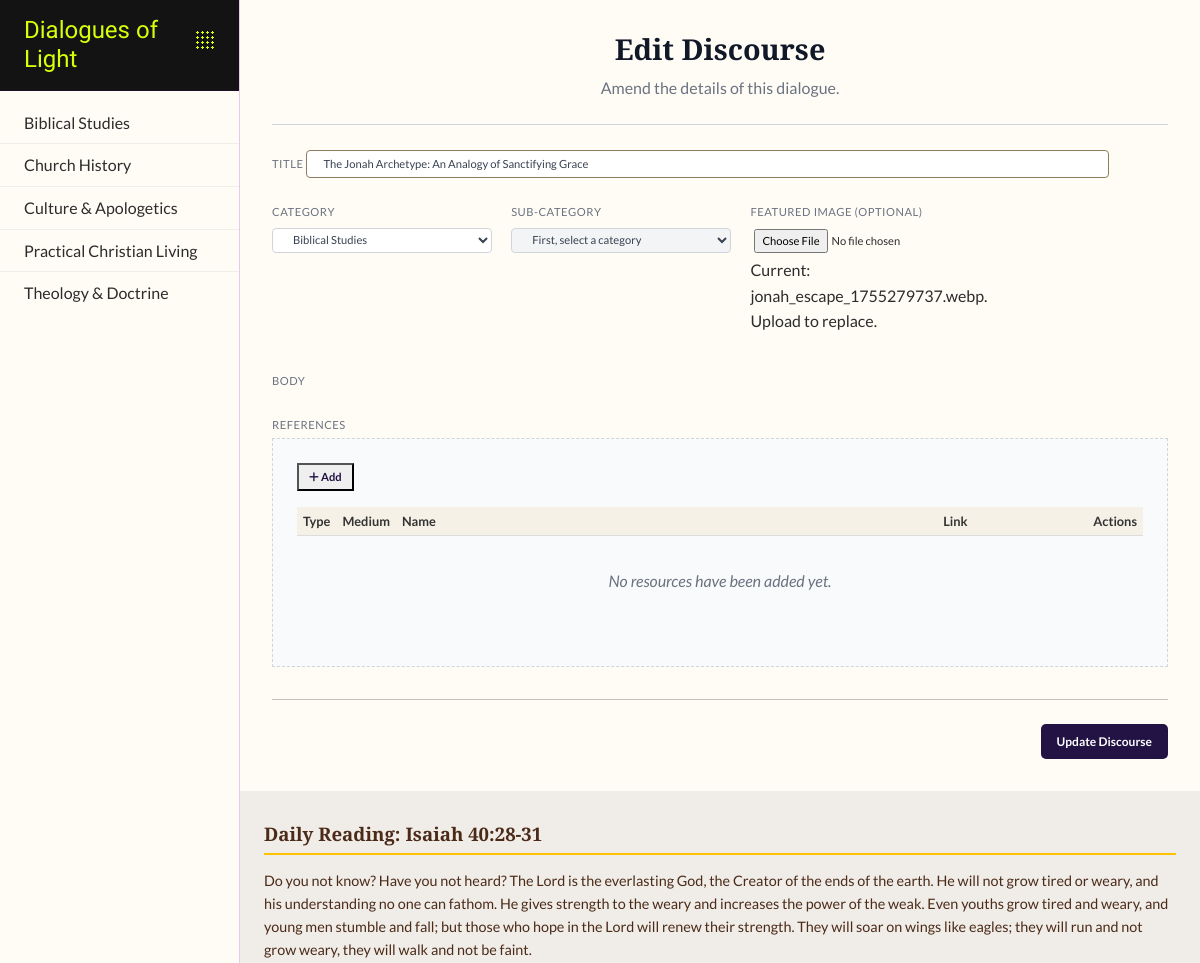
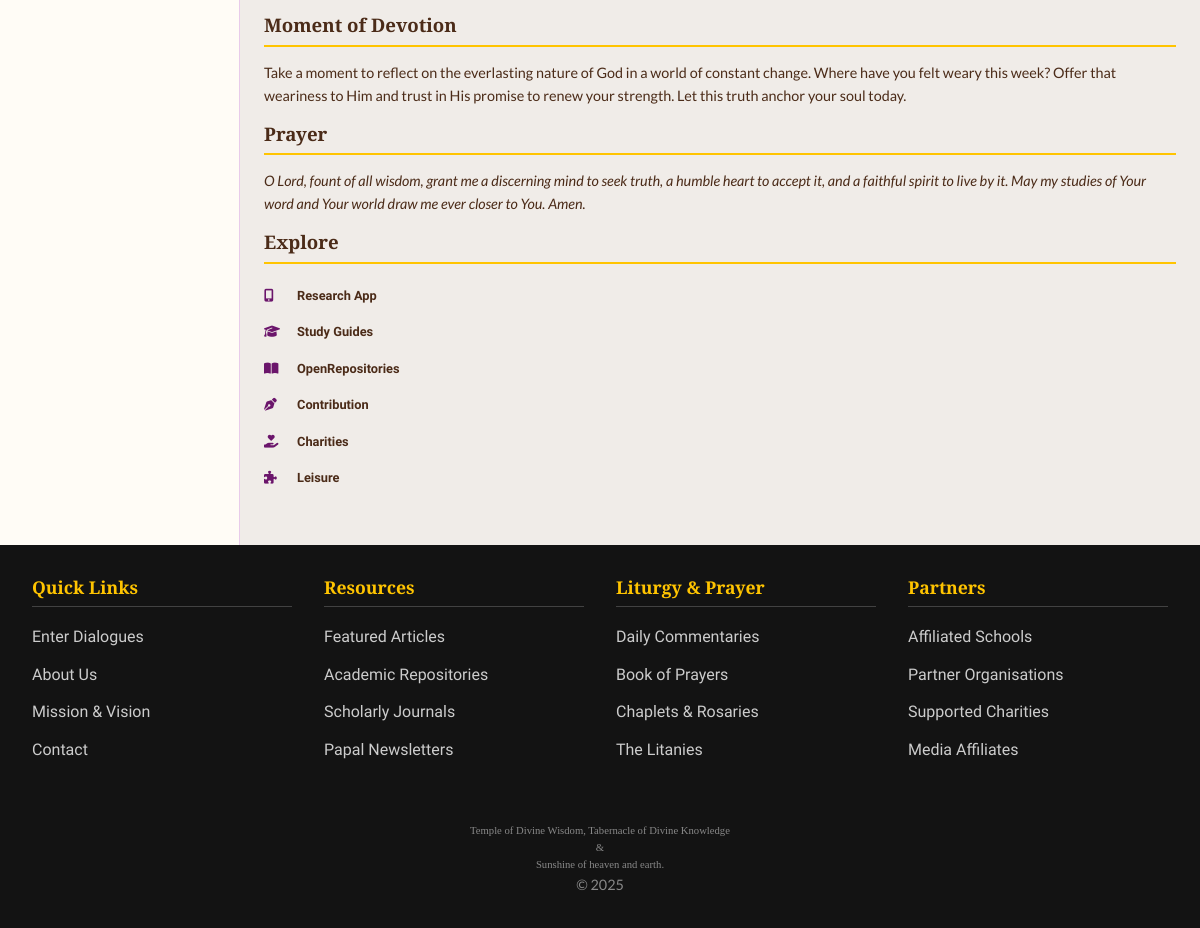
The app's page /discourse/edit/8 (signed in) with its own data (2 pictures, top to bottom).
### app/dol_db/models.py (models this page shows, shortened)
class Category(db.Model):
    __tablename__ = 'categories'
    id = db.Column(db.Integer, primary_key=True)
    name = db.Column(db.String(100), unique=True, nullable=False)
    subcategories = db.relationship('SubCategory', back_populates='category', lazy=True, cascade="all, delete-orphan")

class DiscourseBlog(db.Model):
    __tablename__ = 'discourse_blogs'
    id = db.Column(db.Integer, primary_key=True)
    user_id = db.Column(db.Integer, db.ForeignKey('users.id'), nullable=False)
    subcategory_id = db.Column(db.Integer, db.ForeignKey('subcategories.id'), nullable=False)
    reference = db.Column(db.String(50), unique=True, nullable=False, index=True)
    title = db.Column(db.String(255), nullable=False)
    body = db.Column(db.Text, nullable=False)
    date_posted = db.Column(db.DateTime, default=datetime.utcnow, index=True)
    is_approved = db.Column(db.Boolean, default=False, nullable=False)
    featured_image = db.Column(db.String(255), nullable=True)
    author = db.relationship('User', back_populates='discourses')
    resources = db.relationship('Resource', back_populates='discourse', lazy='joined', cascade="all, delete-orphan")
    comments = db.relationship('DiscourseComment', back_populates='discourse', lazy='dynamic', cascade="all, delete-orphan")
    subcategory = db.relationship('SubCategory', back_populates='discourses')

class SubCategory(db.Model):
    __tablename__ = 'subcategories'
    id = db.Column(db.Integer, primary_key=True)
    name = db.Column(db.String(100), nullable=False)
    category_id = db.Column(db.Integer, db.ForeignKey('categories.id'), nullable=False)
    category = db.relationship('Category', back_populates='subcategories')
    discourses = db.relationship('DiscourseBlog', back_populates='subcategory', lazy='dynamic')
    __table_args__ = (db.UniqueConstraint('name', 'category_id', name='_name_category_uc'),)

### app/dol_discourse/disc_routes.py (the view)
@discourse_bp.route('/edit/<int:discourse_id>', methods=['GET'])
@login_required
def edit_discourse(discourse_id):
    discourse = DiscourseBlog.query.options(
        joinedload(DiscourseBlog.resources),
        joinedload(DiscourseBlog.subcategory)
    ).get_or_404(discourse_id)
    is_author = discourse.user_id == current_user.id
    is_privileged = current_user.has_role('Admin') or current_user.has_role('Editor')
    if not is_author and not is_privileged:
        abort(403) # Forbidden
    discourse_data_for_js = {
        "id": discourse.id,
        "body": discourse.body,
        "subcategory_id": discourse.subcategory_id,
        "resources": [
            {
                "name": r.name,
                "type": r.type.name,    # Pass the Enum member NAME
                "medium": r.medium.name, # Pass the Enum member NAME
                "link": r.link,
            } for r in discourse.resources
        ]
    }
    all_categories = Category.query.order_by(Category.name).all()
    return render_template(
        'discourse.html',
        categories=all_categories,
        discourse=discourse, # Pass the full object for template logic
        discourse_data_for_js=json.dumps(discourse_data_for_js) # Pass JSON for JS
    )

### app/dol_discourse/templates/discourse/discourse.html (shortened to what this page needs)
{% extends "layout.html" %}
{% block head_extensions %}
    <link rel="stylesheet" href="{{ url_for('discourse.static', filename='discourse.css') }}">
    <link href="https://cdn.jsdelivr.net/npm/quill@2.0.3/dist/quill.snow.css" rel="stylesheet">
{% endblock %}
{% block content %}
<div class="editor-container-full-width">
    <div class="editor-header">
        <h3>{% if discourse %}Edit Discourse{% else %}Discourse Editor{% endif %}</h3>
        <p>{% if discourse %}Amend the details of this dialogue.{% else %}Craft and contribute a new dialogue for the community.{% endif %}</p>
    </div>
    <form id="discourse-editor-form"
          {% if discourse_data_for_js %}
          data-discourse-json="{{ discourse_data_for_js }}"
          {% endif %}>
        <div class="metadata-row">
            <div class="form-group-sm form-col-12">
                <label for="discourse-title-input">Title</label>
                <input type="text" id="discourse-title-input" name="title" required value="{{ discourse.title if discourse else '' }}">
            </div>
            <div class="form-group-sm form-col-2">
                <label for="discourse-category-select">Category</label>
                <select id="discourse-category-select" name="category" required>
                    {% for category in categories %}
                        <option value="{{ category.id }}" {% if discourse and discourse.subcategory.category_id == category.id %}selected{% endif %}>
                            {{ category.name }}
                        </option>
                    {% endfor %}
                </select>
            </div>
            <div class="form-group-sm form-col-2">
                <label for="discourse-subcategory-select">Sub-Category</label>
                <select id="discourse-subcategory-select" name="subcategory_id" required disabled>
                    <option value="">First, select a category</option>
                </select>
            </div>
            <div class="form-group-sm form-col-2">
                <label for="featured-image-input">Featured Image (Optional)</label>
                <input type="file" id="featured-image-input" name="featured_image" accept="image/jpeg, image/png, image/webp">
                {% if discourse and discourse.featured_image %}
                    <p class="current-image-info">Current: {{ discourse.featured_image }}. Upload to replace.</p>
                {% endif %}
            </div>
        </div>
        <div class="form-group-sm">
            <label for="editor-target-div">Body</label>
        </div>
        {% if current_user.is_authenticated and (current_user.has_role('Admin') or current_user.has_role('Editor') or current_user.has_role('Writer')) %}
         <div class="form-group-sm">
        <label for="editor-target-div">References</label>
            <div class="resources-staging-area">
                <div class="section-header-with-button">
                    <button type="button" class="btn-add-resource" data-modal-target="add-resource-modal">
                        <i class="fas fa-plus"></i> Add
                    </button>
                </div>
                <div class="resources-table-container">
                    <table id="resources-table">
                        <thead>
                            <tr>
                                <th>Type</th>
                                <th>Medium</th>
                                <th>Name</th>
                                <th>Link</th>
                                <th>Actions</th>
                            </tr>
                        </thead>
                    </table>
                    <p id="no-resources-message">No resources have been added yet.</p>
                </div>
            </div>
        </div>
        {% else %}
            <p class="form-warning">You must be logged in as an Admin, Editor, or Writer to add resources.</p>
        {% endif %}
        <div class="form-footer">
            <button type="submit" class="btn-submit">{% if discourse %}Update Discourse{% else %}Save Discourse{% endif %}</button>
        </div>
    </form>
</div>
{% endblock %}

### app/templates/layout.html (shortened to what this page needs)
<!DOCTYPE html>
<html lang="en">
<head>
    <link rel="stylesheet" href="https://cdnjs.cloudflare.com/ajax/libs/font-awesome/6.4.0/css/all.min.css">
    <link rel="stylesheet" href="{{ url_for('static', filename='css/bootstrap.min.css') }}">
    <link rel="stylesheet" href="{{ url_for('static', filename='css/bootstrap-icons.css') }}">
    <link rel="stylesheet" href="{{ url_for('static', filename='css/style.css') }}">
    {% block head_extensions %}{% endblock %}
</head>
<body>
    <div class="site-grid">
        <nav class="main-nav " id="main-nav">
            <div class="logo-dropdown" >
                <div class="logo">
                    <a href="{{ url_for('main.splash') }}">
                        <h1>Dialogues of Light</h1>
                    </a>
                </div>
                <div class="header-accent-dots" id="logo-dropdown-trigger"></div>
            </div>
            <ul>
                {% for category in sidebar_data %}
                <li>
                    <a href="#" class="main-topic-link" data-topic-id="{{ category.id }}">
                        <span>{{ category.name }}</span>
                    </a>
                </li>
                {% endfor %}
            </ul>
        </nav>
        <main class="main-content">
            {% block content %}{% endblock %}
        </main>
        <aside class="right-sidebar">
            <div class="daily-content">
                <section id="daily-reading">
                    <h4>{{ daily_data.get('reading', {}).get('title', 'Daily Reading') }}</h4>
                    <p>{{ daily_data.get('reading', {}).get('body', 'Content unavailable.') }}</p>
                </section>
                <section id="daily-devotion">
                    <h4>{{ daily_data.get('devotion', {}).get('title', 'Moment of Devotion') }}</h4>
                    <p>{{ daily_data.get('devotion', {}).get('body', 'Content unavailable.') }}</p>
                </section>
                <section id="daily-prayer">
                    <h4>{{ daily_data.get('prayer', {}).get('title', 'Prayer') }}</h4>
                    <p><em>{{ daily_data.get('prayer', {}).get('body', 'Content unavailable.') }}</em></p>
                </section>
            </div>
            <div class="sidebar-links">
                <h4>Explore</h4>
                <ul>
                    <li><a href="#"><i class="fas fa-mobile-alt"></i> Research App</a></li>
                    <li><a href="#"><i class="fas fa-graduation-cap"></i> Study Guides</a></li>
                    <li><a href="#"><i class="fas fa-book-open"></i> OpenRepositories</a></li>
                    <li><a href="#"><i class="fas fa-pen-nib"></i> Contribution</a></li>
                    <li><a href="#"><i class="fas fa-hand-holding-heart"></i> Charities</a></li>
                    <li><a href="#"><i class="fas fa-puzzle-piece"></i> Leisure</a></li>
                </ul>
            </div>
        </aside>
    </div>
    <footer class="site-footer">
        <div class="footer-container">
            <div class="footer-column">
                <h4>Quick Links</h4>
                <ul>
                    <li><a href="{{ url_for('discourse.dialogues') }}">Enter Dialogues</a></li>
                    <li><a href="#">About Us</a></li>
                    <li><a href="#">Mission & Vision</a></li>
                    <li><a href="#">Contact</a></li>
                </ul>
            </div>
            <div class="footer-column">
                <h4>Resources</h4>
                <ul>
                    <li><a href="#">Featured Articles</a></li>
                    <li><a href="#">Academic Repositories</a></li>
                    <li><a href="#">Scholarly Journals</a></li>
                    <li><a href="#">Papal Newsletters</a></li>
                </ul>
            </div>
            <div class="footer-column">
                <h4>Liturgy & Prayer</h4>
                <ul>
                    <li><a href="#">Daily Commentaries</a></li>
                    <li><a href="#">Book of Prayers</a></li>
                    <li><a href="#">Chaplets & Rosaries</a></li>
                    <li><a href="#">The Litanies</a></li>
                </ul>
            </div>
            <div class="footer-column">
                <h4>Partners</h4>
                <ul>
                    <li><a href="#">Affiliated Schools</a></li>
                    <li><a href="#">Partner Organisations</a></li>
                    <li><a href="#">Supported Charities</a></li>
                    <li><a href="#">Media Affiliates</a></li>
                </ul>
            </div>
        </div>
        <div class="footer-bottom">
            <p class="tight-p">Temple of Divine Wisdom, Tabernacle of Divine Knowledge</p>
            <p class="tight-p">&</p>
            <p class="tight-p">Sunshine of heaven and earth.</p>
            <p>© {{ now().year }} </p>
        </div>
    </footer>
</body>
</html>

### records on screen
Category: name "Biblical Studies"
Category: name "Church History"
Category: name "Culture & Apologetics"
Category: name "Practical Christian Living"
Category: name "Theology & Doctrine"
DiscourseBlog: title "The Jonah Archetype: An Analogy of Sanctifying Grace", featured_image "jonah_escape_1755279737.webp"
SubCategory: category "Biblical Studies"

### other values on screen
{{ daily_data.get('reading', {}).get('title', 'Daily Reading') }} "Daily Reading: Isaiah 40:28-31"
{{ daily_data.get('devotion', {}).get('title', 'Moment of Devotion') }} "Moment of Devotion"
{{ daily_data.get('prayer', {}).get('title', 'Prayer') }} "Prayer"
